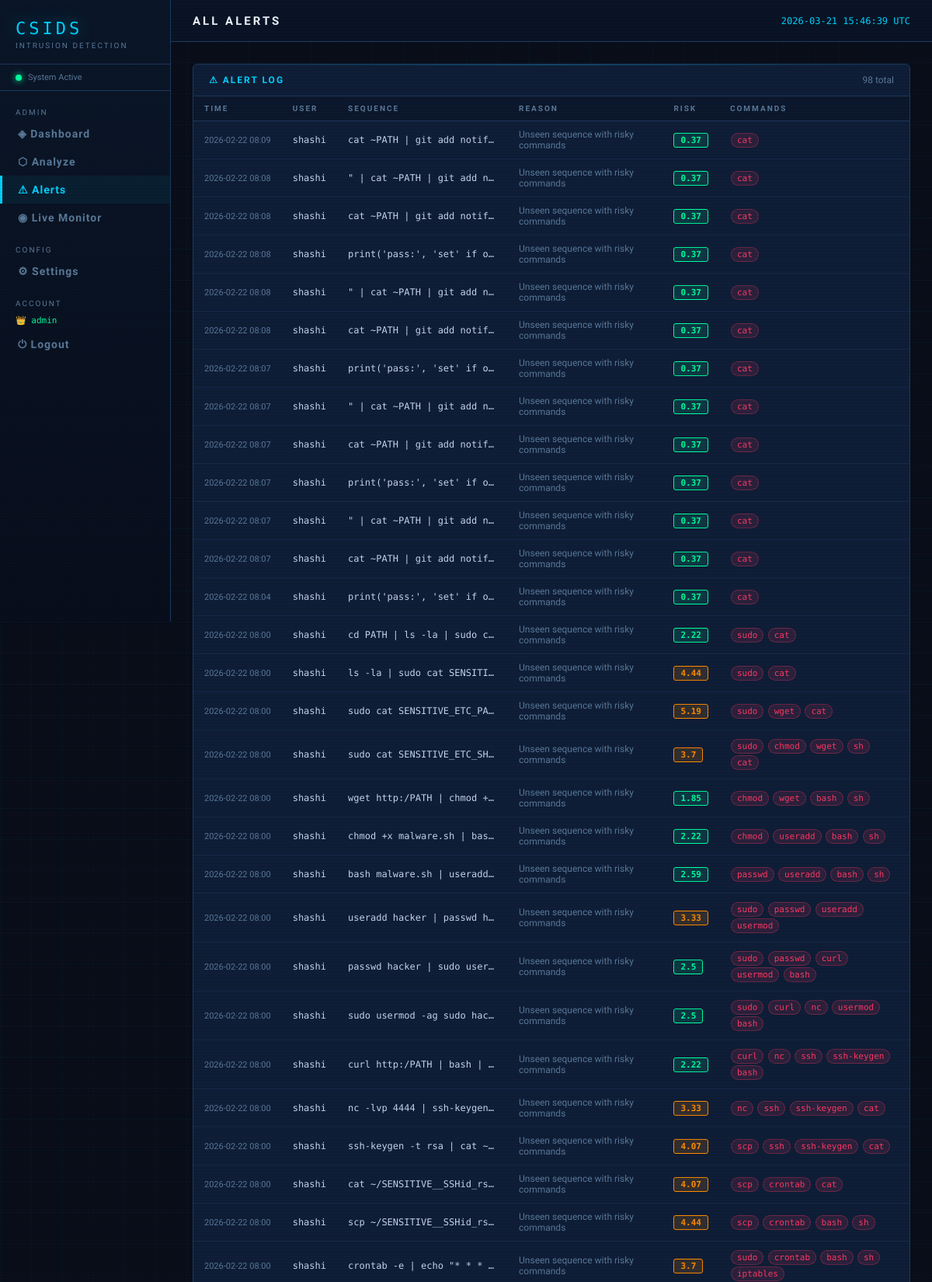
/alerts (signed in, upper part), run on the app's committed database.
### tables this page shows
CREATE TABLE alerts (
        id         INTEGER PRIMARY KEY AUTOINCREMENT,
        user       TEXT NOT NULL,
        sequence   TEXT NOT NULL,
        reason     TEXT,
        risk_score REAL,
        risky_cmds TEXT,
        timestamp  TIMESTAMP DEFAULT CURRENT_TIMESTAMP
    );

### app.py (the view)
@app.route("/alerts")
@admin_required
def alerts_page():
    conn = get_db()
    cur  = conn.cursor()
    cur.execute("SELECT * FROM alerts ORDER BY timestamp DESC LIMIT 200")
    alerts = cur.fetchall()
    conn.close()
    return render_template("alerts.html", alerts=alerts)

### app.py (called while the page is built)
@login_manager.user_loader
def load_user(user_id):
    conn = get_db()
    cur  = conn.cursor()
    cur.execute("SELECT * FROM auth_users WHERE id = ?", (user_id,))
    row = cur.fetchone()
    conn.close()
    if row:
        return User(row["id"], row["username"], row["role"], row["email"])
    return None

def admin_required(f):
    @wraps(f)
    @login_required
    def decorated(*args, **kwargs):
        if not current_user.is_admin:
            abort(403)
        return f(*args, **kwargs)
    return decorated

### database.py (called while the page is built)
def get_db():
    conn = sqlite3.connect(DB_NAME)
    conn.row_factory = sqlite3.Row
    return conn

### models.py (called while the page is built)
    @property
    def is_admin(self):
        return self.role == 'admin'

### templates/alerts.html (shortened to what this page needs)
{% extends "base.html" %}
{% block page_title %}All Alerts{% endblock %}
{% block content %}
<div class="panel">
    <div class="panel-header">
        <div class="panel-title">⚠ Alert Log</div>
        <span style="font-size:12px;color:var(--dim);">{{ alerts|length }} total</span>
    </div>
    <div class="panel-body" style="padding:0;">
        {% if alerts %}
        <table class="data-table">
            <thead>
                <tr>
                    <th>Time</th>
                    <th>User</th>
                    <th>Sequence</th>
                    <th>Reason</th>
                    <th>Risk</th>
                    <th>Commands</th>
                </tr>
            </thead>
            <tbody>
            {% for a in alerts %}
            <tr>
                <td style="font-size:11px;color:var(--dim);white-space:nowrap;">{{ a['timestamp'][:16] }}</td>
                <td class="mono">{{ a['user'] }}</td>
                <td class="mono" style="max-width:220px;overflow:hidden;text-overflow:ellipsis;white-space:nowrap;"
                    title="{{ a['sequence'] }}">{{ a['sequence'] }}</td>
                <td style="font-size:12px;color:var(--dim);">{{ a['reason'] }}</td>
                <td>
                    {% set rs = a['risk_score'] %}
                    {% if rs >= 6 %}<span class="badge badge-high">{{ rs }}</span>
                    {% elif rs >= 3 %}<span class="badge badge-medium">{{ rs }}</span>
                    {% else %}<span class="badge badge-low">{{ rs }}</span>{% endif %}
                </td>
                <td>
                    {% if a['risky_cmds'] %}
                    {% for cmd in a['risky_cmds'].split(',') %}
                    <span class="tag">{{ cmd }}</span>
                    {% endfor %}
                    {% endif %}
                </td>
            </tr>
            {% endfor %}
            </tbody>
        </table>
        {% else %}
        <div style="padding:40px;text-align:center;color:var(--dim);">No alerts yet.</div>
        {% endif %}
    </div>
</div>
{% endblock %}

### templates/base.html (shortened to what this page needs)
<!DOCTYPE html>
<html lang="en">
<head>
</head>
<body>
<aside class="sidebar">
    <div class="logo">
        <div class="logo-text">CSIDS</div>
        <div class="logo-sub">Intrusion Detection</div>
    </div>
    <div class="sys-status">
        <div class="dot"></div> System Active
    </div>
        <nav class="nav">
            {% if current_user.is_authenticated and current_user.is_admin %}
            <div class="nav-label">Admin</div>
            <a href="{{ url_for('dashboard') }}"    class="nav-item {% if request.endpoint=='dashboard' %}active{% endif %}">◈ Dashboard</a>
            <a href="{{ url_for('analyze') }}"      class="nav-item {% if request.endpoint=='analyze' %}active{% endif %}">⬡ Analyze</a>
            <a href="{{ url_for('alerts_page') }}"  class="nav-item {% if request.endpoint=='alerts_page' %}active{% endif %}">⚠ Alerts</a>
            <a href="{{ url_for('live_monitor') }}" class="nav-item {% if request.endpoint=='live_monitor' %}active{% endif %}">◉ Live Monitor</a>
            <div class="nav-label" style="margin-top:10px;">Config</div>
            <a href="{{ url_for('settings') }}"     class="nav-item {% if request.endpoint=='settings' %}active{% endif %}">⚙ Settings</a>
            {% endif %}
            <div class="nav-label" style="margin-top:10px;">Account</div>
            {% if current_user.is_authenticated %}
            <div style="padding:6px 20px;font-size:11px;color:var(--green);font-family:var(--mono);">
                {{ '👑' if current_user.is_admin else '👤' }} {{ current_user.username }}
            </div>
            <a href="{{ url_for('auth.logout') }}" class="nav-item" style="color:var(--dim);">⏻ Logout</a>
            {% endif %}
        </nav>
</aside>
<div class="main">
    <div class="topbar">
        <div class="page-title">{% block page_title %}Dashboard{% endblock %}</div>
        <div class="topbar-right">
            <span id="clock"></span>
        </div>
    </div>
    <div class="content fade-in">
        {% block content %}{% endblock %}
    </div>
</div>
</body>
</html>

### data on the page
alerts: timestamp "2026-02-22 08:09", user "shashi", sequence "cat ~PATH | git add notif…", reason "Unseen sequence with risky commands", risk_score "0.37", risky_cmds "cat"
alerts: timestamp "2026-02-22 08:08", user "shashi", sequence "\" | cat ~PATH | git add n…", reason "Unseen sequence with risky commands", risk_score "0.37", risky_cmds "cat"
alerts: timestamp "2026-02-22 08:08", user "shashi", sequence "cat ~PATH | git add notif…", reason "Unseen sequence with risky commands", risk_score "0.37", risky_cmds "cat"
alerts: timestamp "2026-02-22 08:08", user "shashi", sequence "print('pass:', 'set' if o…", reason "Unseen sequence with risky commands", risk_score "0.37", risky_cmds "cat"
alerts: timestamp "2026-02-22 08:08", user "shashi", sequence "\" | cat ~PATH | git add n…", reason "Unseen sequence with risky commands", risk_score "0.37", risky_cmds "cat"
alerts: timestamp "2026-02-22 08:08", user "shashi", sequence "cat ~PATH | git add notif…", reason "Unseen sequence with risky commands", risk_score "0.37", risky_cmds "cat"
alerts: timestamp "2026-02-22 08:07", user "shashi", sequence "print('pass:', 'set' if o…", reason "Unseen sequence with risky commands", risk_score "0.37", risky_cmds "cat"
alerts: timestamp "2026-02-22 08:07", user "shashi", sequence "\" | cat ~PATH | git add n…", reason "Unseen sequence with risky commands", risk_score "0.37", risky_cmds "cat"
alerts: timestamp "2026-02-22 08:07", user "shashi", sequence "cat ~PATH | git add notif…", reason "Unseen sequence with risky commands", risk_score "0.37", risky_cmds "cat"
alerts: timestamp "2026-02-22 08:07", user "shashi", sequence "print('pass:', 'set' if o…", reason "Unseen sequence with risky commands", risk_score "0.37", risky_cmds "cat"
alerts: timestamp "2026-02-22 08:07", user "shashi", sequence "\" | cat ~PATH | git add n…", reason "Unseen sequence with risky commands", risk_score "0.37", risky_cmds "cat"
alerts: timestamp "2026-02-22 08:07", user "shashi", sequence "cat ~PATH | git add notif…", reason "Unseen sequence with risky commands", risk_score "0.37", risky_cmds "cat"
alerts: timestamp "2026-02-22 08:04", user "shashi", sequence "print('pass:', 'set' if o…", reason "Unseen sequence with risky commands", risk_score "0.37", risky_cmds "cat"
alerts: timestamp "2026-02-22 08:00", user "shashi", sequence "cd PATH | ls -la | sudo c…", reason "Unseen sequence with risky commands", risk_score "2.22", cmd "sudo" "cat"
alerts: timestamp "2026-02-22 08:00", user "shashi", sequence "ls -la | sudo cat SENSITI…", reason "Unseen sequence with risky commands", risk_score "4.44", cmd "sudo" "cat"
alerts: timestamp "2026-02-22 08:00", user "shashi", sequence "sudo cat SENSITIVE_ETC_PA…", reason "Unseen sequence with risky commands", risk_score "5.19", cmd "sudo" "wget" "cat"
alerts: timestamp "2026-02-22 08:00", user "shashi", sequence "sudo cat SENSITIVE_ETC_SH…", reason "Unseen sequence with risky commands", risk_score "3.7", cmd "sudo" "chmod" "wget" "sh" "cat"
alerts: timestamp "2026-02-22 08:00", user "shashi", sequence "wget http:/PATH | chmod +…", reason "Unseen sequence with risky commands", risk_score "1.85", cmd "chmod" "wget" "bash" "sh"
alerts: timestamp "2026-02-22 08:00", user "shashi", sequence "chmod +x malware.sh | bas…", reason "Unseen sequence with risky commands", risk_score "2.22", cmd "chmod" "useradd" "bash" "sh"
alerts: timestamp "2026-02-22 08:00", user "shashi", sequence "bash malware.sh | useradd…", reason "Unseen sequence with risky commands", risk_score "2.59", cmd "passwd" "useradd" "bash" "sh"
alerts: timestamp "2026-02-22 08:00", user "shashi", sequence "useradd hacker | passwd h…", reason "Unseen sequence with risky commands", risk_score "3.33", cmd "sudo" "passwd" "useradd" "usermod"
alerts: timestamp "2026-02-22 08:00", user "shashi", sequence "passwd hacker | sudo user…", reason "Unseen sequence with risky commands", risk_score "2.5", cmd "sudo" "passwd" "curl" "usermod" "bash"
alerts: timestamp "2026-02-22 08:00", user "shashi", sequence "sudo usermod -ag sudo hac…", reason "Unseen sequence with risky commands", risk_score "2.5", cmd "sudo" "curl" "nc" "usermod" "bash"
alerts: timestamp "2026-02-22 08:00", user "shashi", sequence "curl http:/PATH | bash |…", reason "Unseen sequence with risky commands", risk_score "2.22", cmd "curl" "nc" "ssh" "ssh-keygen" "bash"
alerts: timestamp "2026-02-22 08:00", user "shashi", sequence "nc -lvp 4444 | ssh-keygen…", reason "Unseen sequence with risky commands", risk_score "3.33", cmd "nc" "ssh" "ssh-keygen" "cat"
alerts: timestamp "2026-02-22 08:00", user "shashi", sequence "ssh-keygen -t rsa | cat ~…", reason "Unseen sequence with risky commands", risk_score "4.07", cmd "scp" "ssh" "ssh-keygen" "cat"
alerts: timestamp "2026-02-22 08:00", user "shashi", sequence "cat ~/SENSITIVE__SSHid_rs…", reason "Unseen sequence with risky commands", risk_score "4.07", cmd "scp" "crontab" "cat"
alerts: timestamp "2026-02-22 08:00", user "shashi", sequence "scp ~/SENSITIVE__SSHid_rs…", reason "Unseen sequence with risky commands", risk_score "4.44", cmd "scp" "crontab" "bash" "sh"
alerts: timestamp "2026-02-22 08:00", user "shashi", sequence "crontab -e | echo \"* * *…", reason "Unseen sequence with risky commands", risk_score "3.7", cmd "sudo" "crontab" "bash" "sh" "iptables"

### other printed values
{{ '👑' if current_user.is_admin else '👤' }} "👑"
{{ current_user.username }} "admin"
{{ alerts|length }} "98"
